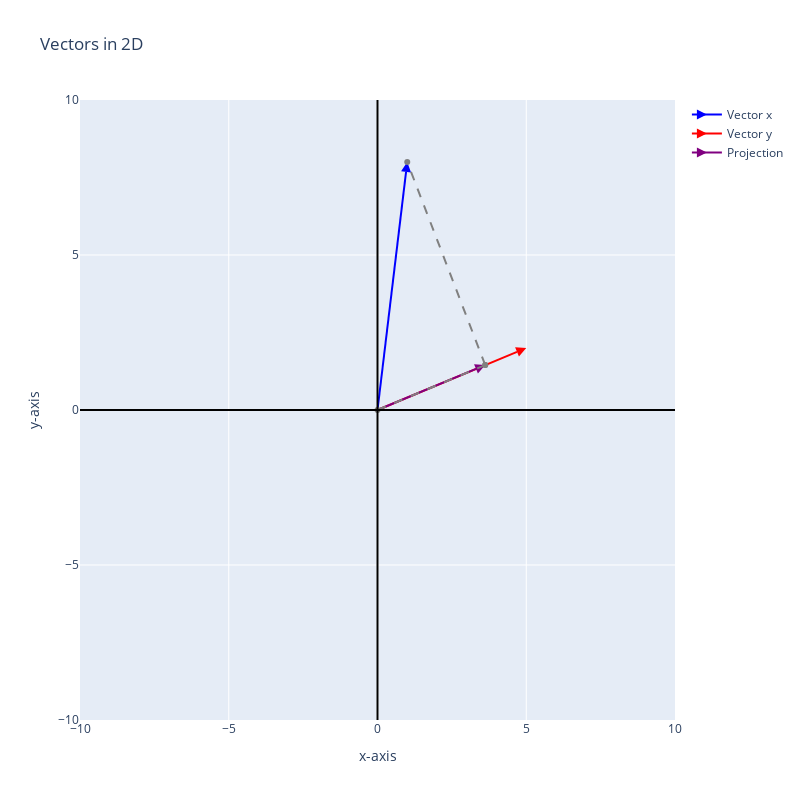

Notebook code for this chart:
### Code cell
# Define two vectors
vector_x = np.array([1, 8])
vector_y = np.array([5, 2])

# Define projection of `x` onto `y`
vector_z = get_nd_proj(vector_x, vector_y)

# Plotting routines
fig = get_initial_fig()
add_vector_to_fig(fig, vector_x, "Vector x", "blue")
add_vector_to_fig(fig, vector_y, "Vector y", "red")
add_proj_to_fig(fig, vector_x, vector_z, "Projection", "purple")
fig.show()

### Figure 1 — Plotly figure (JSON) as saved in the notebook; plotly's stock layout.template omitted (floating-point values rounded to 4 significant figures)
{"data": [{"marker": {"angleref": "previous", "color": "blue", "size": 10, "symbol": "arrow-bar-up"}, "name": "Vector x", "type": "scatter", "x": [0, 1], "y": [0, 8]}, {"marker": {"angleref": "previous", "color": "red", "size": 10, "symbol": "arrow-bar-up"}, "name": "Vector y", "type": "scatter", "x": [0, 5], "y": [0, 2]}, {"marker": {"angleref": "previous", "color": "purple", "size": 10, "symbol": "arrow-bar-up"}, "name": "Projection", "type": "scatter", "x": [0, 3.621], "y": [0, 1.448]}, {"hoverinfo": "skip", "line": {"dash": "dash"}, "marker": {"color": "gray"}, "showlegend": false, "type": "scatter", "x": [0, 3.621], "y": [0, 1.448]}, {"hoverinfo": "skip", "line": {"dash": "dash"}, "marker": {"color": "gray"}, "showlegend": false, "type": "scatter", "x": [3.621, 1], "y": [1.448, 8]}], "layout": {"height": 800, "shapes": [{"line": {"color": "black", "width": 2}, "type": "line", "x0": 0, "x1": 0, "xref": "x", "y0": 0, "y1": 1, "yref": "y domain"}, {"line": {"color": "black", "width": 2}, "type": "line", "x0": 0, "x1": 1, "xref": "x domain", "y0": 0, "y1": 0, "yref": "y"}], "title": {"text": "Vectors in 2D"}, "width": 800, "xaxis": {"range": [-10, 10], "title": {"text": "x-axis"}}, "yaxis": {"range": [-10, 10], "title": {"text": "y-axis"}}}}
